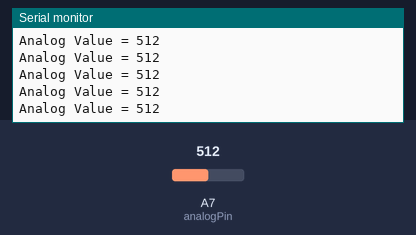
This sketch was run on a simulated Arduino Nano, built with avr-gcc and run on an emulated ATmega328P. Parts: the last lines printed to the serial monitor. Inputs (shaded band) come from the test bench; at power-on: A7 (analogPin) = 512.

Above: at 1.2 s.
1.3 s: A7 (analogPin) set to 106
At 1.9 s:
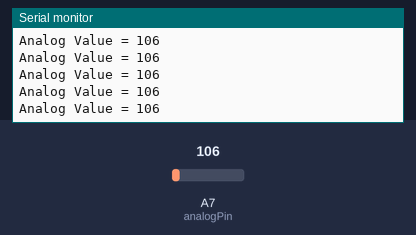
2.8 s: A7 (analogPin) set to 89
At 3.5 s:
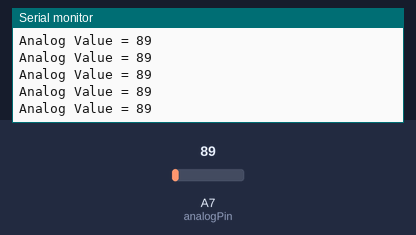
11.8 s: A7 (analogPin) set to 8
At 12.9 s:
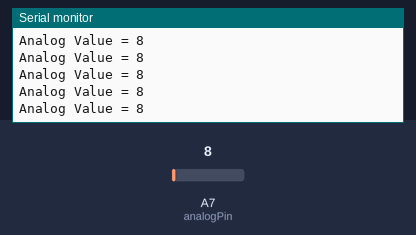
13.3 s: A7 (analogPin) set to 11
At 14.2 s:
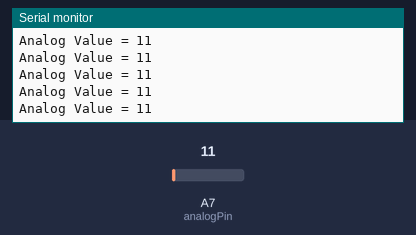
Timing chart, 0 to 15.8 s (numbered marks = the images above; inputs shaded):
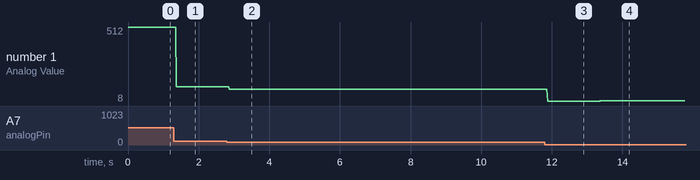

The sketch:

PlcLab_Photoresistor.ino
```cpp
/******************************************************************
  Project name : Plc Lab - Photoresistor
  Author       : PLC-EXPERT
  Date Time    : 2019-01-02
  Description  : Photoresistor example
  CPU BOARD    : Arduino NANO
  URL          : www.plc-expert.com
******************************************************************/

int analogPin = A7;

void setup(){
  Serial.begin(9600);
}

void loop(){
  // Read analog value
  int analogValue = analogRead(analogPin);

  Serial.print("Analog Value = ");
  Serial.println(analogValue);
}
```

Measured:
- after the input at 1.3 s, the serial monitor: prints a new line after 0.07 s (image 1)
- after the input at 2.8 s, the serial monitor: prints a new line after 0.07 s (image 2)
- after the input at 13.3 s, the serial monitor: prints a new line after 0.08 s (image 4)
- plotted number 1: 512 → 106 after the input at 1.3 s, 106 → 89 after the input at 2.8 s, 8 → 11 after the input at 13.3 s
